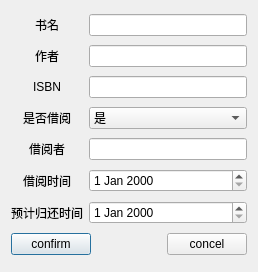
<?xml version="1.0" encoding="UTF-8"?>
<ui version="4.0">
 <class>ModifyIngo</class>
 <widget class="QDialog" name="ModifyIngo">
  <property name="geometry">
   <rect>
    <x>0</x>
    <y>0</y>
    <width>258</width>
    <height>272</height>
   </rect>
  </property>
  <property name="windowTitle">
   <string>ModifyIngo</string>
  </property>
  <layout class="QGridLayout" name="gridLayout">
   <item row="0" column="0">
    <widget class="QLabel" name="label">
     <property name="text">
      <string>书名</string>
     </property>
     <property name="alignment">
      <set>Qt::AlignmentFlag::AlignCenter</set>
     </property>
    </widget>
   </item>
   <item row="0" column="1">
    <widget class="QLineEdit" name="bookNameLine"/>
   </item>
   <item row="1" column="0">
    <widget class="QLabel" name="label_2">
     <property name="text">
      <string>作者</string>
     </property>
     <property name="alignment">
      <set>Qt::AlignmentFlag::AlignCenter</set>
     </property>
    </widget>
   </item>
   <item row="1" column="1">
    <widget class="QLineEdit" name="authorLine"/>
   </item>
   <item row="2" column="0">
    <widget class="QLabel" name="label_3">
     <property name="text">
      <string>ISBN</string>
     </property>
     <property name="alignment">
      <set>Qt::AlignmentFlag::AlignCenter</set>
     </property>
    </widget>
   </item>
   <item row="2" column="1">
    <widget class="QLineEdit" name="ISBNLine"/>
   </item>
   <item row="3" column="0">
    <widget class="QLabel" name="label_4">
     <property name="text">
      <string>是否借阅</string>
     </property>
     <property name="alignment">
      <set>Qt::AlignmentFlag::AlignCenter</set>
     </property>
    </widget>
   </item>
   <item row="3" column="1">
    <widget class="QComboBox" name="isBorrowedBox">
     <item>
      <property name="text">
       <string>是</string>
      </property>
     </item>
     <item>
      <property name="text">
       <string>否</string>
      </property>
     </item>
    </widget>
   </item>
   <item row="4" column="0">
    <widget class="QLabel" name="label_5">
     <property name="text">
      <string>借阅者</string>
     </property>
     <property name="alignment">
      <set>Qt::AlignmentFlag::AlignCenter</set>
     </property>
    </widget>
   </item>
   <item row="4" column="1">
    <widget class="QLineEdit" name="borrowerLine"/>
   </item>
   <item row="5" column="0">
    <widget class="QLabel" name="label_6">
     <property name="text">
      <string>借阅时间</string>
     </property>
     <property name="alignment">
      <set>Qt::AlignmentFlag::AlignCenter</set>
     </property>
    </widget>
   </item>
   <item row="5" column="1">
    <widget class="QDateEdit" name="borrowDate"/>
   </item>
   <item row="6" column="0">
    <widget class="QLabel" name="label_7">
     <property name="text">
      <string>预计归还时间</string>
     </property>
     <property name="alignment">
      <set>Qt::AlignmentFlag::AlignCenter</set>
     </property>
    </widget>
   </item>
   <item row="6" column="1">
    <widget class="QDateEdit" name="returnDate"/>
   </item>
   <item row="7" column="0" colspan="2">
    <layout class="QHBoxLayout" name="horizontalLayout">
     <item>
      <widget class="QPushButton" name="confirmButton">
       <property name="text">
        <string>confirm</string>
       </property>
      </widget>
     </item>
     <item>
      <spacer name="horizontalSpacer">
       <property name="orientation">
        <enum>Qt::Orientation::Horizontal</enum>
       </property>
       <property name="sizeHint" stdset="0">
        <size>
         <width>40</width>
         <height>20</height>
        </size>
       </property>
      </spacer>
     </item>
     <item>
      <widget class="QPushButton" name="cancelButton">
       <property name="text">
        <string>concel</string>
       </property>
      </widget>
     </item>
    </layout>
   </item>
  </layout>
 </widget>
 <resources/>
 <connections/>
</ui>
